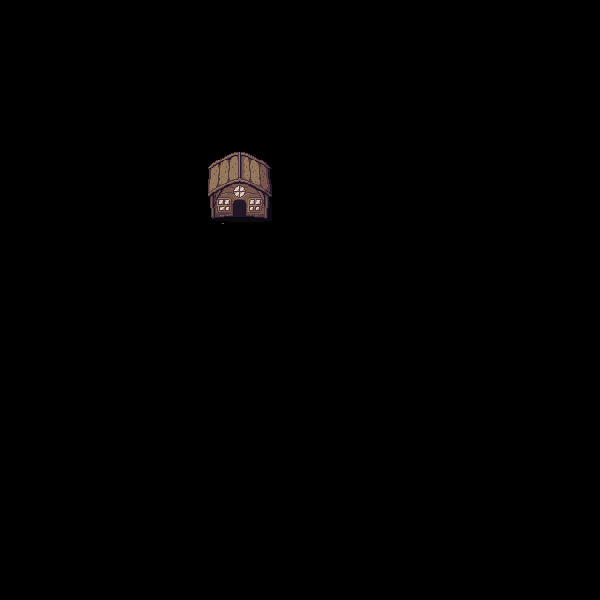

This game map was drawn from its Tiled (.tmx) file and the tilesets committed beside it. A one-line description and the trimmed map source follow:
An orthogonal 75x75 tile map with 8x8 px tiles, 1 tile layer (Tile Layer 1).

<map version="1.0" orientation="orthogonal" renderorder="right-down" width="75" height="75" tilewidth="8" tileheight="8" nextobjectid="1">
 <tileset firstgid="1" name="Overworld" tilewidth="8" tileheight="8" spacing="1" margin="2" tilecount="4473" columns="71">
  <image source="gfx/Environment/Overworld.png" width="640" height="576" />
 </tileset>
 <layer name="Tile Layer 1" width="75" height="75">
  <data>[5625 cells, 72 non-empty, 72 distinct tile ids]</data>
 </layer>
</map>
